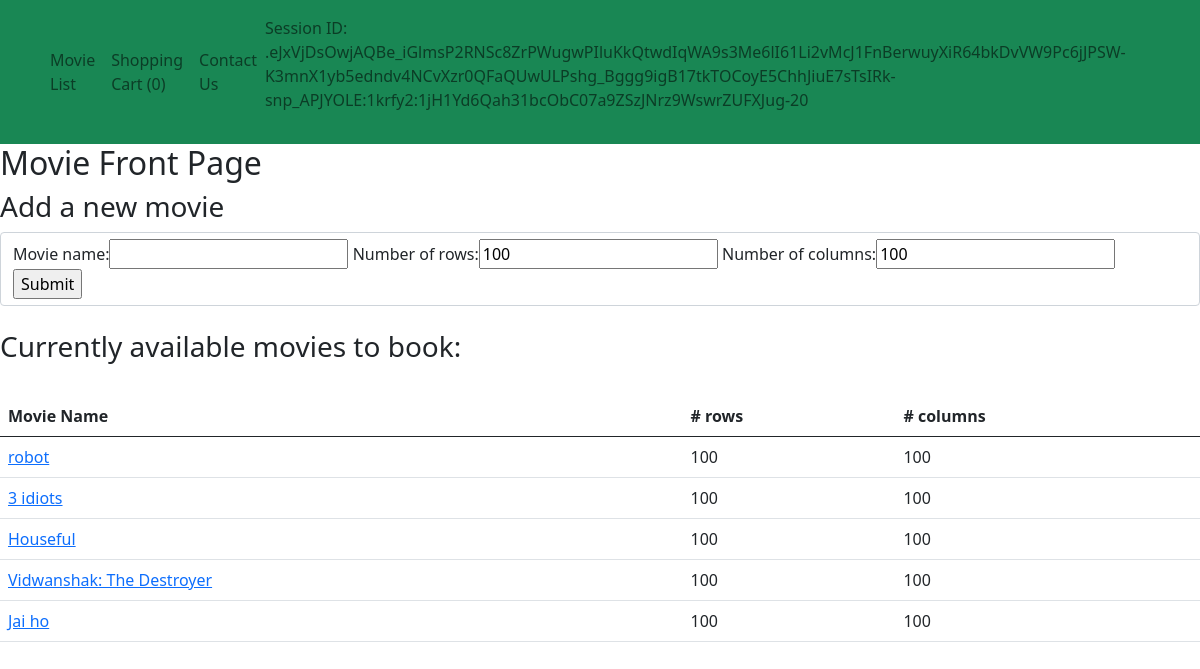
The app's page / (signed in) with its own data.
### movies/models.py (models this page shows)
class Movie(models.Model):
    created_at = models.DateTimeField(auto_now_add=True, db_index=True)
    updated_at = models.DateTimeField(auto_now=True)
    name = models.CharField(max_length=200, verbose_name='Movie name', null=False, blank=False)
    rows = models.PositiveSmallIntegerField(default=100, verbose_name="Number of rows")
    columns = models.PositiveSmallIntegerField(default=100, verbose_name="Number of columns")

### movies/views.py (the view)
# urls.py: url(r'^$', views.index, name='home'),
def index(request):
    current_movies = Movie.objects.all()
    context = {
        'current_movies': current_movies,
        'form': MovieForm(),
        'cart': request.session.get('cart', [])
    }
    return render(request, "index.html", context)

### movies/models.py
class MovieForm(ModelForm):
    class Meta:
        model = Movie
        fields = ['name', 'rows', 'columns']

### movies/templates/index.html (shortened to what this page needs)
{% extends "base.html" %}
{% load static %}
{% block content %}
<h2>Movie Front Page</h2>
<h3>Add a new movie</h3>
<form action="/new_movie/" method="post" class="form-control">
    {{ form }}
    <input type="submit" value="Submit" />
</form>
<br/>
<h3>Currently available movies to book:</h3><br>
<table class="table">
<thead>
<tr>
    <th>Movie Name</th>
    <th># rows</th>
    <th># columns</th>
</tr>
</thead>
<tbody>
{% for movie in current_movies %}
    <tr>
        <td><a href="{% url 'movie' movie.pk %}">{{ movie.name }}</a></td>
        <td>{{ movie.rows }}</td>
        <td>{{ movie.columns }}</td>
    </tr>
{% endfor %}
</tbody>
</table>
{% endblock %}

### records on screen
Movie: name "robot", rows "100", columns "100"
Movie: name "3 idiots", rows "100", columns "100"
Movie: name "Houseful", rows "100", columns "100"
Movie: name "Vidwanshak: The Destroyer", rows "100", columns "100"
Movie: name "Jai ho", rows "100", columns "100"

### other values on screen
{{ cart|length }} "0"
